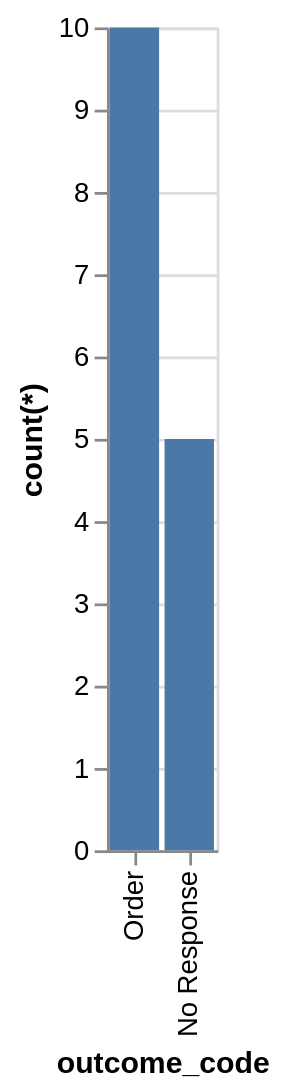

The specification (Vega-Lite) saved for this image:
### Vega-Lite specification from a JSON file in a GitHub repository (floating-point values rounded to 4 significant figures)
{"data": {"values": [{"x_data": "Order", "y_data": 10}, {"x_data": "No Response", "y_data": 5}]}, "mark": "bar", "encoding": {"x": {"field": "x_data", "type": "nominal", "title": "outcome_code", "sort": {"op": "sum", "field": "y_data", "order": "descending"}}, "y": {"field": "y_data", "type": "quantitative", "title": "count(*)"}}}
